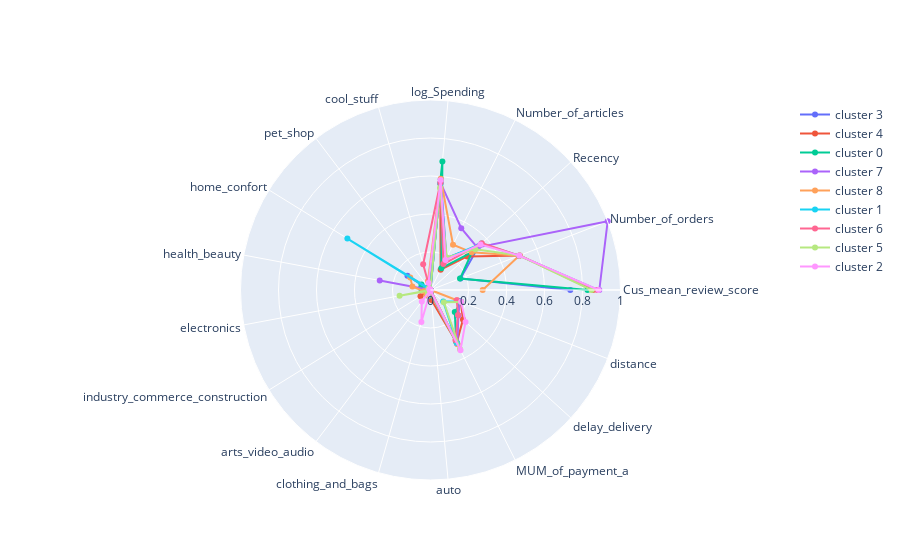

The notebook cell this image was saved under:
### Code cell
polarplt(df3, 'cluster_t3', selection)

### Figure 1 — Plotly figure (JSON) as saved in the notebook; plotly's stock layout.template omitted (floating-point values rounded to 4 significant figures)
{"data": [{"name": "cluster 3", "r": [0.7358, 0.1691, 0.3442, 0.1879, 0.5855, 0.004373, 0.002251, 0.1427, 0.005466, 0.005466, 0.007556, 0.002067, 0.005788, 0.003859, 0.3141, 0.1949, 0.1553], "theta": ["Cus_mean_review_score", "Number_of_orders", "Recency", "Number_of_articles", "log_Spending", "cool_stuff", "pet_shop", "home_confort", "health_beauty", "electronics", "industry_commerce_construction", "arts_video_audio", "clothing_and_bags", "auto", "MUM_of_payment_a", "delay_delivery", "distance", "cluster_t3", "cluster_M0"], "type": "scatterpolar"}, {"name": "cluster 4", "r": [0.8548, 0.504, 0.2622, 0.1194, 0.5612, 0.001531, 0.01991, 0.003382, 0.001021, 0.001149, 0.06197, 0.001021, 0.0007657, 0.05313, 0.3096, 0.2312, 0.1708], "theta": ["Cus_mean_review_score", "Number_of_orders", "Recency", "Number_of_articles", "log_Spending", "cool_stuff", "pet_shop", "home_confort", "health_beauty", "electronics", "industry_commerce_construction", "arts_video_audio", "clothing_and_bags", "auto", "MUM_of_payment_a", "delay_delivery", "distance", "cluster_t3", "cluster_M0"], "type": "scatterpolar"}, {"name": "cluster 0", "r": [0.8262, 0.1666, 0.2967, 0.1281, 0.6789, 0.02833, 0.008068, 0.05615, 0.05144, 0.0162, 0.008158, 0.0119, 0.03221, 0.01052, 0.304, 0.1728, 0.1734], "theta": ["Cus_mean_review_score", "Number_of_orders", "Recency", "Number_of_articles", "log_Spending", "cool_stuff", "pet_shop", "home_confort", "health_beauty", "electronics", "industry_commerce_construction", "arts_video_audio", "clothing_and_bags", "auto", "MUM_of_payment_a", "delay_delivery", "distance", "cluster_t3", "cluster_M0"], "type": "scatterpolar"}, {"name": "cluster 7", "r": [0.8884, 1, 0.3328, 0.3631, 0.5675, 0.0002651, 6.629e-05, 0.001127, 0.2719, 6.629e-05, 0.0001326, 0.0003314, null, 6.629e-05, 0.3157, 0.1987, 0.165], "theta": ["Cus_mean_review_score", "Number_of_orders", "Recency", "Number_of_articles", "log_Spending", "cool_stuff", "pet_shop", "home_confort", "health_beauty", "electronics", "industry_commerce_construction", "arts_video_audio", "clothing_and_bags", "auto", "MUM_of_payment_a", "delay_delivery", "distance", "cluster_t3", "cluster_M0"], "type": "scatterpolar"}, {"name": "cluster 8", "r": [0.2746, 0.5004, 0.294, 0.2659, 0.5877, 0.04887, 0.005639, 0.1253, 0.09683, 0.03472, 0.01949, 0.03523, 0.01957, 0.02344, 0.3192, -0.2785, 0.1493], "theta": ["Cus_mean_review_score", "Number_of_orders", "Recency", "Number_of_articles", "log_Spending", "cool_stuff", "pet_shop", "home_confort", "health_beauty", "electronics", "industry_commerce_construction", "arts_video_audio", "clothing_and_bags", "auto", "MUM_of_payment_a", "delay_delivery", "distance", "cluster_t3", "cluster_M0"], "type": "scatterpolar"}, {"name": "cluster 1", "r": [0.882, 0.5, 0.3628, 0.1851, 0.5623, 0.0001458, 0.007365, 0.5145, 0.0001944, 4.861e-05, 0.0005833, 0.005347, null, 0.0176, 0.3117, 0.09036, 0.1661], "theta": ["Cus_mean_review_score", "Number_of_orders", "Recency", "Number_of_articles", "log_Spending", "cool_stuff", "pet_shop", "home_confort", "health_beauty", "electronics", "industry_commerce_construction", "arts_video_audio", "clothing_and_bags", "auto", "MUM_of_payment_a", "delay_delivery", "distance", "cluster_t3", "cluster_M0"], "type": "scatterpolar"}, {"name": "cluster 6", "r": [0.8774, 0.5004, 0.3657, 0.1521, 0.5683, 0.1411, 0.004571, 0.007375, 0.00138, 0.0004313, 0.003795, 0.003881, 0.01346, 0.01199, 0.2942, 0.196, 0.1482], "theta": ["Cus_mean_review_score", "Number_of_orders", "Recency", "Number_of_articles", "log_Spending", "cool_stuff", "pet_shop", "home_confort", "health_beauty", "electronics", "industry_commerce_construction", "arts_video_audio", "clothing_and_bags", "auto", "MUM_of_payment_a", "delay_delivery", "distance", "cluster_t3", "cluster_M0"], "type": "scatterpolar"}, {"name": "cluster 5", "r": [0.8478, 0.5017, 0.3192, 0.1915, 0.5396, 0.002065, 0.002409, 0.01308, 0.003097, 0.1655, 0.005851, 0.02258, 0.0006883, 0.00608, 0.3486, 0.09478, 0.1735], "theta": ["Cus_mean_review_score", "Number_of_orders", "Recency", "Number_of_articles", "log_Spending", "cool_stuff", "pet_shop", "home_confort", "health_beauty", "electronics", "industry_commerce_construction", "arts_video_audio", "clothing_and_bags", "auto", "MUM_of_payment_a", "delay_delivery", "distance", "cluster_t3", "cluster_M0"], "type": "scatterpolar"}, {"name": "cluster 2", "r": [0.885, 0.5015, 0.3557, 0.1771, 0.5821, 0.03884, 0.004408, 0.007478, 0.003237, 0.0003348, 0.0007813, 0.07606, 0.1748, 0.002344, 0.354, 0.2493, 0.1729], "theta": ["Cus_mean_review_score", "Number_of_orders", "Recency", "Number_of_articles", "log_Spending", "cool_stuff", "pet_shop", "home_confort", "health_beauty", "electronics", "industry_commerce_construction", "arts_video_audio", "clothing_and_bags", "auto", "MUM_of_payment_a", "delay_delivery", "distance", "cluster_t3", "cluster_M0"], "type": "scatterpolar"}], "layout": {"polar": {"radialaxis": {"range": [0, 1], "visible": true}}, "showlegend": true}}
